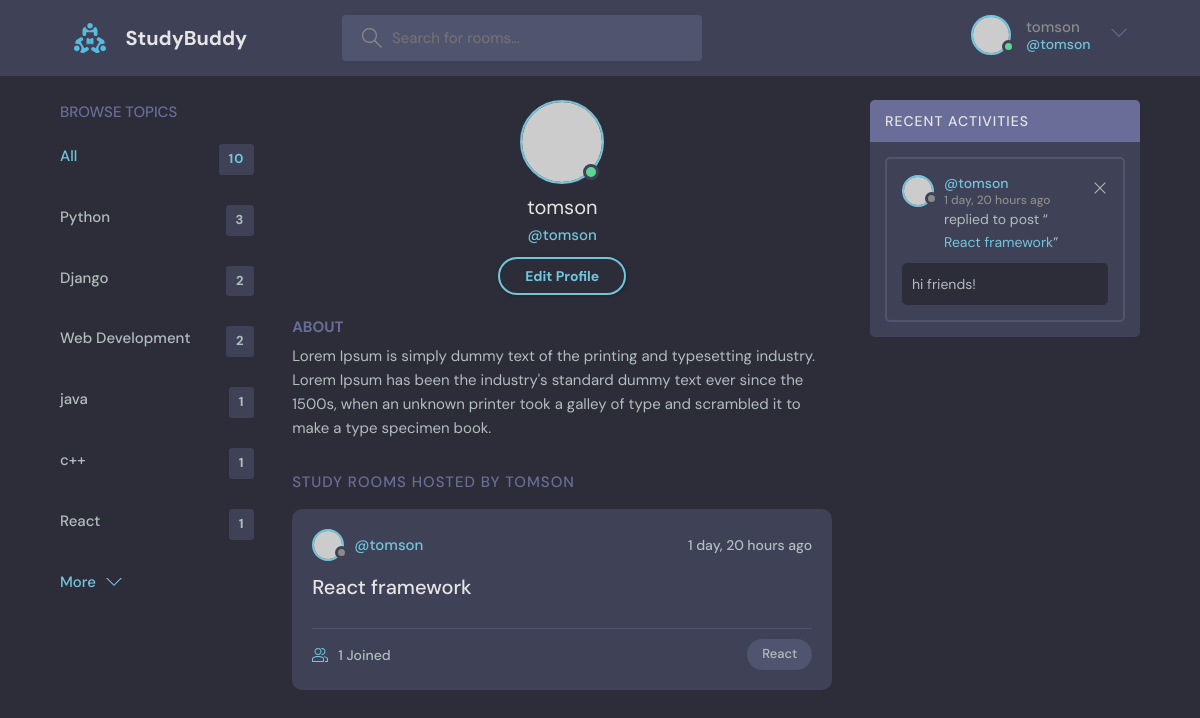
Page /user-profile/4/ (signed in) on the committed database.
### base/models.py (models this page shows, shortened)
class Topic(models.Model):
    name = models.CharField(max_length=200)

class Room(models.Model):
    host = models.ForeignKey(User, on_delete=models.SET_NULL, null=True)
    topic = models.ForeignKey(Topic, on_delete=models.SET_NULL, null=True)
    name = models.CharField(max_length=200)
    description = models.TextField(null=True, blank=True)
    participants = models.ManyToManyField(User, related_name='participants', blank=True)
    updated = models.DateTimeField(auto_now=True)
    created = models.DateTimeField(auto_now_add=True)
    class Meta:
        ordering = ['-updated', '-created']
        """ updated/ -updated
            by thr time it is updated, -updated means in descending order

            created/ -created
            by the time it is created , -created is in descending order

            the order of items is the priority of the order."""
    def __str__(self) -> str:
        return self.name

class Message(models.Model):
    user = models.ForeignKey(User, on_delete=models.CASCADE)
    room = models.ForeignKey(Room, on_delete=models.CASCADE)
    body = models.TextField()
    updated = models.DateTimeField(auto_now=True)
    created = models.DateTimeField(auto_now_add=True)
    def __str__(self):
        return self.body[:50]

### base/views.py (the view)
# urls.py: path('user-profile/<str:pk>/', views.userProfile, name='user-profile'),
@login_required(login_url='login')
def userProfile(request, pk):
    user = User.objects.get(id=pk)
    rooms = user.room_set.all() # type:ignore
    topics = Topic.objects.all()
    roomMessages = user.message_set.all() # type:ignore
    room_counter = Room.objects.all()
    count =0
    for i in room_counter:
        count+=1
    room_count=count
    context = {'user':user, 'rooms':rooms, 'topics':topics, 'roomMessages':roomMessages, 'room_count':room_count}
    return render(request, 'base/profile.html', context)

### base/templates/base/profile.html
{% extends 'main.html' %} {% block content %}
<main class="profile-page layout layout--3">
    <div class="container">
        {% include 'base/topics_component.html' %}
        <div class="roomList">
            <div class="profile">
                <div class="profile__avatar">
                    <div class="avatar avatar--large active">
                        <img
                            src="https://randomuser.me/api/portraits/men/11.jpg"
                        />
                    </div>
                </div>
                <div class="profile__info">
                    <h3>{{user.username}}</h3>
                    <p>@{{user.username}}</p>
                    {% if request.user == user %}
                    <a
                        href="{% url 'edit-user' user.id %}"
                        class="btn btn--main btn--pill"
                    >
                        Edit Profile
                    </a>
                    {% endif %}
                </div>
                <div class="profile__about">
                    <h3>About</h3>
                    <p>
                        Lorem Ipsum is simply dummy text of the printing and
                        typesetting industry. Lorem Ipsum has been the
                        industry's standard dummy text ever since the 1500s,
                        when an unknown printer took a galley of type and
                        scrambled it to make a type specimen book.
                    </p>
                </div>
            </div>
            <div class="roomList__header">
                <div>
                    <h2>Study Rooms Hosted by {{user.username}}</h2>
                </div>
            </div>
            {% include 'base/feed_component.html' %}
        </div>
        {% include 'base/activity_component.html' %}
    </div>
</main>
{% endblock content %}

### templates/navbar.html (shortened to what this page needs)
{% load static %}
<header class="header header--loggedIn">
    <div class="container">
        <a href="{% url 'home' %}" class="header__logo">
            <img src="{% static 'images/logo.svg' %}" />
            <h1>StudyBuddy</h1>
        </a>
        <form class="header__search" method="GET" action="{% url 'home' %}">
            <label>
                <input name="q" placeholder="Search for rooms..." />
            </label>
        </form>
        <nav class="header__menu">
            {% if request.user.is_authenticated %}
            <div class="header__user">
                <a href="{% url 'user-profile' request.user.id %}">
                    <div class="avatar avatar--medium active">
                        <img
                            src="https://randomuser.me/api/portraits/men/37.jpg"
                        />
                    </div>
                    <p>
                        {{request.user.username}}
                        <span>@{{request.user.username}}</span>
                    </p>
                </a>
                <button class="dropdown-button">
                    <svg
                        version="1.1"
                        xmlns="http://www.w3.org/2000/svg"
                        width="32"
                        height="32"
                        viewBox="0 0 32 32"
                    >
                        <title>chevron-down</title>
                        <path
                            d="M16 21l-13-13h-3l16 16 16-16h-3l-13 13z"
                        ></path>
                    </svg>
                </button>
            </div>
            {% else %}
            <a href="{% url 'login' %}">
                <img src="{% static 'images/avatar.svg' %}" />
                <p>Login</p>
            </a>
            {% endif %}
        </nav>
    </div>
</header>

### base/templates/base/topics_component.html
<div class="topics">
    <div class="topics__header">
        <h2>Browse Topics</h2>
    </div>
    <ul class="topics__list">
        <li>
            <a href="{% url 'home' %}" class="active"
                >All <span>{{room_count}}</span></a
            >
        </li>
        {% for topic in topics %}
        <li>
            <a href="{% url 'home' %}?q={{topic.name}}"
                >{{topic.name}} <span>{{topic.room_set.all.count}}</span></a
            >
        </li>
        {% endfor %}
    </ul>
    <a class="btn btn--link" href="{% url 'topics-page' %}">
        More
        <svg
            version="1.1"
            xmlns="http://www.w3.org/2000/svg"
            width="32"
            height="32"
            viewBox="0 0 32 32"
        >
            <title>chevron-down</title>
            <path d="M16 21l-13-13h-3l16 16 16-16h-3l-13 13z"></path>
        </svg>
    </a>
</div>

### base/templates/base/feed_component.html (shortened to what this page needs)
{% for room in rooms %}
<div class="roomListRoom">
    <div class="roomListRoom__header">
        <a href="{% url 'user-profile' room.host.id %}" class="roomListRoom__author">
            <div class="avatar avatar--small">
                <img src="https://randomuser.me/api/portraits/women/11.jpg" />
            </div>
            <span>@{{room.host.username}}</span>
        </a>
        <div class="roomListRoom__actions">
            <span>{{room.created|timesince}} ago</span>
        </div>
    </div>
    <div class="roomListRoom__content">
        <a href="{% url 'room' room.id %}">{{room.name}}</a>
    </div>
    <div class="roomListRoom__meta">
        <a href="{% url 'room' room.id %}" class="roomListRoom__joined">
            {{room.participants.all.count}} Joined
        </a>
        <p class="roomListRoom__topic">{{room.topic.name}}</p>
    </div>
</div>
{% endfor %}

### base/templates/base/activity_component.html
<div class="activities">
    <div class="activities__header">
        <h2>Recent Activities</h2>
    </div>
    {% for message in roomMessages %}
    <div class="activities__box">
        <div class="activities__boxHeader roomListRoom__header">
            <a
                href="{% url 'user-profile' message.user.id %}"
                class="roomListRoom__author"
            >
                <div class="avatar avatar--small">
                    <img
                        src="https://randomuser.me/api/portraits/women/11.jpg"
                    />
                </div>
                <p>
                    @{{message.user.username}}
                    <span>{{message.created|timesince}} ago</span>
                </p>
            </a>
            {% if request.user == message.user %}
            <div class="roomListRoom__actions">
                <a href="{% url 'delete-message' message.id %}">
                    <svg
                        version="1.1"
                        xmlns="http://www.w3.org/2000/svg"
                        width="32"
                        height="32"
                        viewBox="0 0 32 32"
                    >
                        <title>remove</title>
                        <path
                            d="M27.314 6.019l-1.333-1.333-9.98 9.981-9.981-9.981-1.333 1.333 9.981 9.981-9.981 9.98 1.333 1.333 9.981-9.98 9.98 9.98 1.333-1.333-9.98-9.98 9.98-9.981z"
                        ></path>
                    </svg>
                </a>
            </div>
            {% endif %}
        </div>
        <div class="activities__boxContent">
            <p>
                replied to post “<a href="{% url 'room' message.room.id %}"
                    >{{message.room}}</a
                >”
            </p>
            <div class="activities__boxRoomContent">{{message}}</div>
        </div>
    </div>
    {% endfor %}
</div>

### rows in the picture
Topic: name "Python", room_set.all.count "3"
Topic: name "Django", room_set.all.count "2"
Topic: name "Web Development", room_set.all.count "2"
Topic: name "java", room_set.all.count "1"
Topic: name "c++", room_set.all.count "1"
Topic: name "React", room_set.all.count "1"
Room: host.username "tomson", created "1 day, 20 hours", name "React framework", participants.all.count "1", topic.name "React"
Message: user.username "tomson", created "1 day, 20 hours", room "React framework", body "hi friends!"

### other values in the picture
{{ request.user.username }} "tomson"
{{ room_count }} "10"
{{ user.username }} "tomson"
{{ user.username }} "TOMSON"
